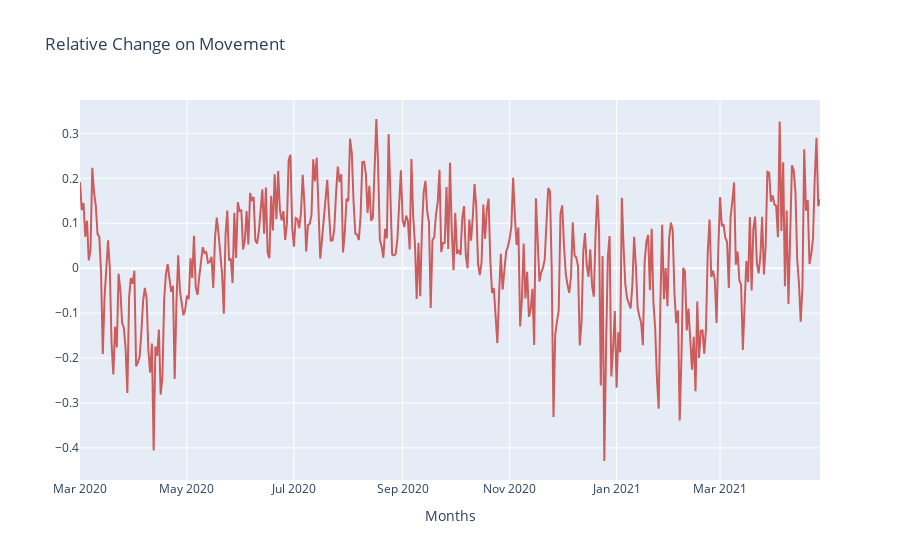
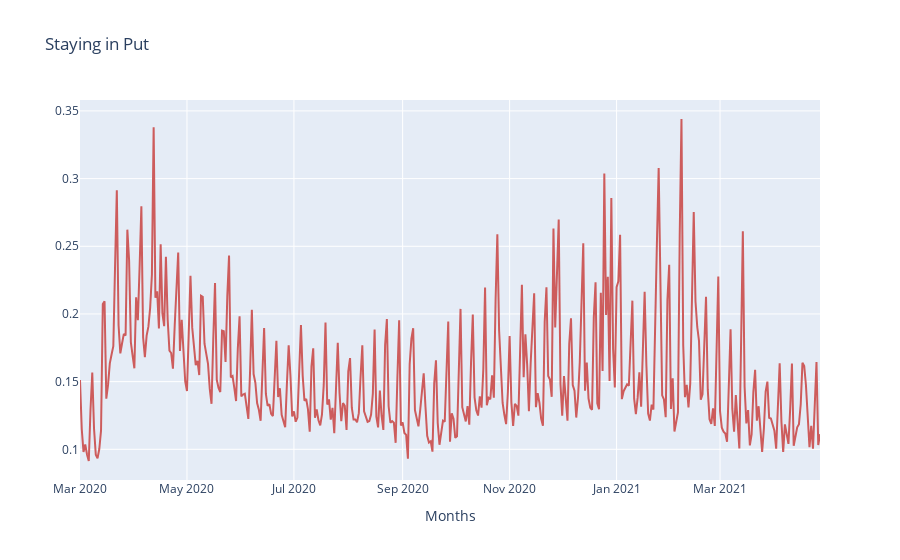

Notebook code cell kept with these figures, in order:
### Code cell
### Ploting the graph with the dates 
### Improved plots
import plotly.express as px 
import plotly.graph_objs as go

fig = go.Figure(data=go.Scatter(x= facebook_data_USA[facebook_data_USA.polygon_name == "Los Angeles"]['ds'].astype(dtype=str), 
                        y= facebook_data_USA[facebook_data_USA.polygon_name == "Buffalo"]["all_day_bing_tiles_visited_relative_change"],
                        marker_color='indianred', text="counts"))
fig.update_layout({"title": 'Relative Change on Movement',
                   "xaxis": {"title":"Months"},
                   "yaxis": {"title":""},
                   "showlegend": False})
fig.write_image("by-month.png",format="png", width=1000, height=600, scale=3)
fig.show()

fig = go.Figure(data=go.Scatter(x= facebook_data_USA[facebook_data_USA.polygon_name == "Los Angeles"]['ds'].astype(dtype=str), 
                        y= facebook_data_USA[facebook_data_USA.polygon_name == "Buffalo"]["all_day_ratio_single_tile_users"],
                        marker_color='indianred', text="counts"))
fig.update_layout({"title": 'Staying in Put',
                   "xaxis": {"title":"Months"},
                   "yaxis": {"title":""},
                   "showlegend": False})
fig.write_image("by-month.png",format="png", width=1000, height=600, scale=3)
fig.show()

### Figure 1 — Plotly figure (JSON) as saved in the notebook; plotly's stock layout.template omitted (floating-point values rounded to 4 significant figures; data arrays with more than 128 entries replaced by an {"elided": "..."} marker saying what was removed)
{"data": [{"marker": {"color": "indianred"}, "text": "counts", "type": "scatter", "x": {"elided": "423 str values"}, "y": {"elided": "732 float values"}}], "layout": {"showlegend": false, "title": {"text": "Relative Change on Movement"}, "xaxis": {"title": {"text": "Months"}}, "yaxis": {"title": {"text": ""}}}}

### Figure 2 — Plotly figure (JSON) as saved in the notebook; plotly's stock layout.template omitted (floating-point values rounded to 4 significant figures; data arrays with more than 128 entries replaced by an {"elided": "..."} marker saying what was removed)
{"data": [{"marker": {"color": "indianred"}, "text": "counts", "type": "scatter", "x": {"elided": "423 str values"}, "y": {"elided": "732 float values"}}], "layout": {"showlegend": false, "title": {"text": "Staying in Put"}, "xaxis": {"title": {"text": "Months"}}, "yaxis": {"title": {"text": ""}}}}
